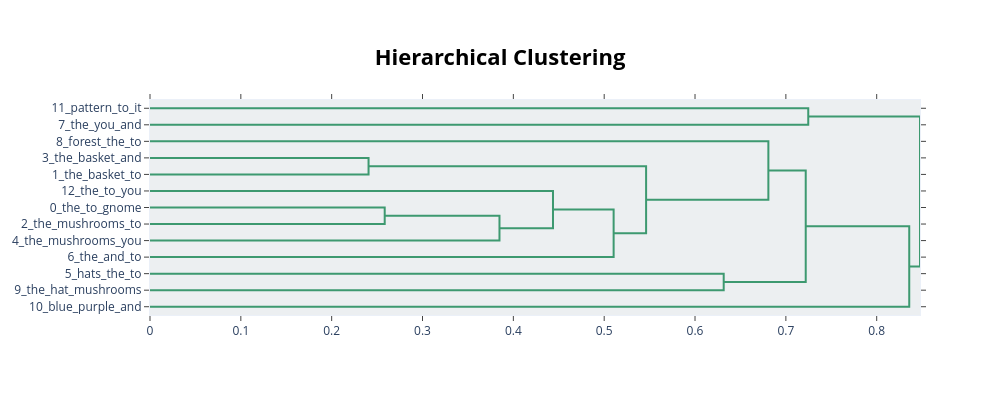

Notebook cell for this chart:
### Code cell
topic_model.visualize_hierarchy()

### Figure 1 — Plotly figure (JSON) as saved in the notebook; plotly's stock layout.template omitted (floating-point values rounded to 4 significant figures)
{"data": [{"hoverinfo": "text", "marker": {"color": "rgb(61,153,112)"}, "mode": "lines", "type": "scatter", "x": [0, 0.7246, 0.7246, 0], "xaxis": "x", "y": [-5, -5, -15, -15], "yaxis": "y"}, {"hoverinfo": "text", "marker": {"color": "rgb(61,153,112)"}, "mode": "lines", "type": "scatter", "x": [0, 0.2406, 0.2406, 0], "xaxis": "x", "y": [-35, -35, -45, -45], "yaxis": "y"}, {"hoverinfo": "text", "marker": {"color": "rgb(61,153,112)"}, "mode": "lines", "type": "scatter", "x": [0, 0.2584, 0.2584, 0], "xaxis": "x", "y": [-65, -65, -75, -75], "yaxis": "y"}, {"hoverinfo": "text", "marker": {"color": "rgb(61,153,112)"}, "mode": "lines", "type": "scatter", "x": [0.2584, 0.3847, 0.3847, 0], "xaxis": "x", "y": [-70, -70, -85, -85], "yaxis": "y"}, {"hoverinfo": "text", "marker": {"color": "rgb(61,153,112)"}, "mode": "lines", "type": "scatter", "x": [0, 0.4436, 0.4436, 0.3847], "xaxis": "x", "y": [-55, -55, -77.5, -77.5], "yaxis": "y"}, {"hoverinfo": "text", "marker": {"color": "rgb(61,153,112)"}, "mode": "lines", "type": "scatter", "x": [0.4436, 0.5104, 0.5104, 0], "xaxis": "x", "y": [-66.25, -66.25, -95, -95], "yaxis": "y"}, {"hoverinfo": "text", "marker": {"color": "rgb(61,153,112)"}, "mode": "lines", "type": "scatter", "x": [0.2406, 0.5461, 0.5461, 0.5104], "xaxis": "x", "y": [-40, -40, -80.62, -80.62], "yaxis": "y"}, {"hoverinfo": "text", "marker": {"color": "rgb(61,153,112)"}, "mode": "lines", "type": "scatter", "x": [0, 0.6807, 0.6807, 0.5461], "xaxis": "x", "y": [-25, -25, -60.31, -60.31], "yaxis": "y"}, {"hoverinfo": "text", "marker": {"color": "rgb(61,153,112)"}, "mode": "lines", "type": "scatter", "x": [0, 0.6316, 0.6316, 0], "xaxis": "x", "y": [-105, -105, -115, -115], "yaxis": "y"}, {"hoverinfo": "text", "marker": {"color": "rgb(61,153,112)"}, "mode": "lines", "type": "scatter", "x": [0.6807, 0.7219, 0.7219, 0.6316], "xaxis": "x", "y": [-42.66, -42.66, -110, -110], "yaxis": "y"}, {"hoverinfo": "text", "marker": {"color": "rgb(61,153,112)"}, "mode": "lines", "type": "scatter", "x": [0.7219, 0.8358, 0.8358, 0], "xaxis": "x", "y": [-76.33, -76.33, -125, -125], "yaxis": "y"}, {"hoverinfo": "text", "marker": {"color": "rgb(61,153,112)"}, "mode": "lines", "type": "scatter", "x": [0.7246, 0.8477, 0.8477, 0.8358], "xaxis": "x", "y": [-10, -10, -100.7, -100.7], "yaxis": "y"}], "layout": {"autosize": false, "height": 395, "hoverlabel": {"bgcolor": "white", "font": {"family": "Rockwell", "size": 16}}, "hovermode": "closest", "plot_bgcolor": "#ECEFF1", "showlegend": false, "title": {"font": {"color": "Black", "size": 22}, "text": "<b>Hierarchical Clustering</b>", "x": 0.5, "xanchor": "center", "yanchor": "top"}, "width": 1000, "xaxis": {"mirror": "allticks", "rangemode": "tozero", "showgrid": false, "showline": true, "showticklabels": true, "ticks": "outside", "type": "linear", "zeroline": false}, "yaxis": {"mirror": "allticks", "range": [-130, 0], "rangemode": "tozero", "showgrid": false, "showline": true, "showticklabels": true, "tickmode": "array", "ticks": "outside", "ticktext": ["11_pattern_to_it", "7_the_you_and", "8_forest_the_to", "3_the_basket_and", "1_the_basket_to", "12_the_to_you", "0_the_to_gnome", "2_the_mushrooms_to", "4_the_mushrooms_you", "6_the_and_to", "5_hats_the_to", "9_the_hat_mushrooms", "10_blue_purple_and"], "tickvals": [-5, -15, -25, -35, -45, -55, -65, -75, -85, -95, -105, -115, -125], "type": "linear", "zeroline": false}}}
